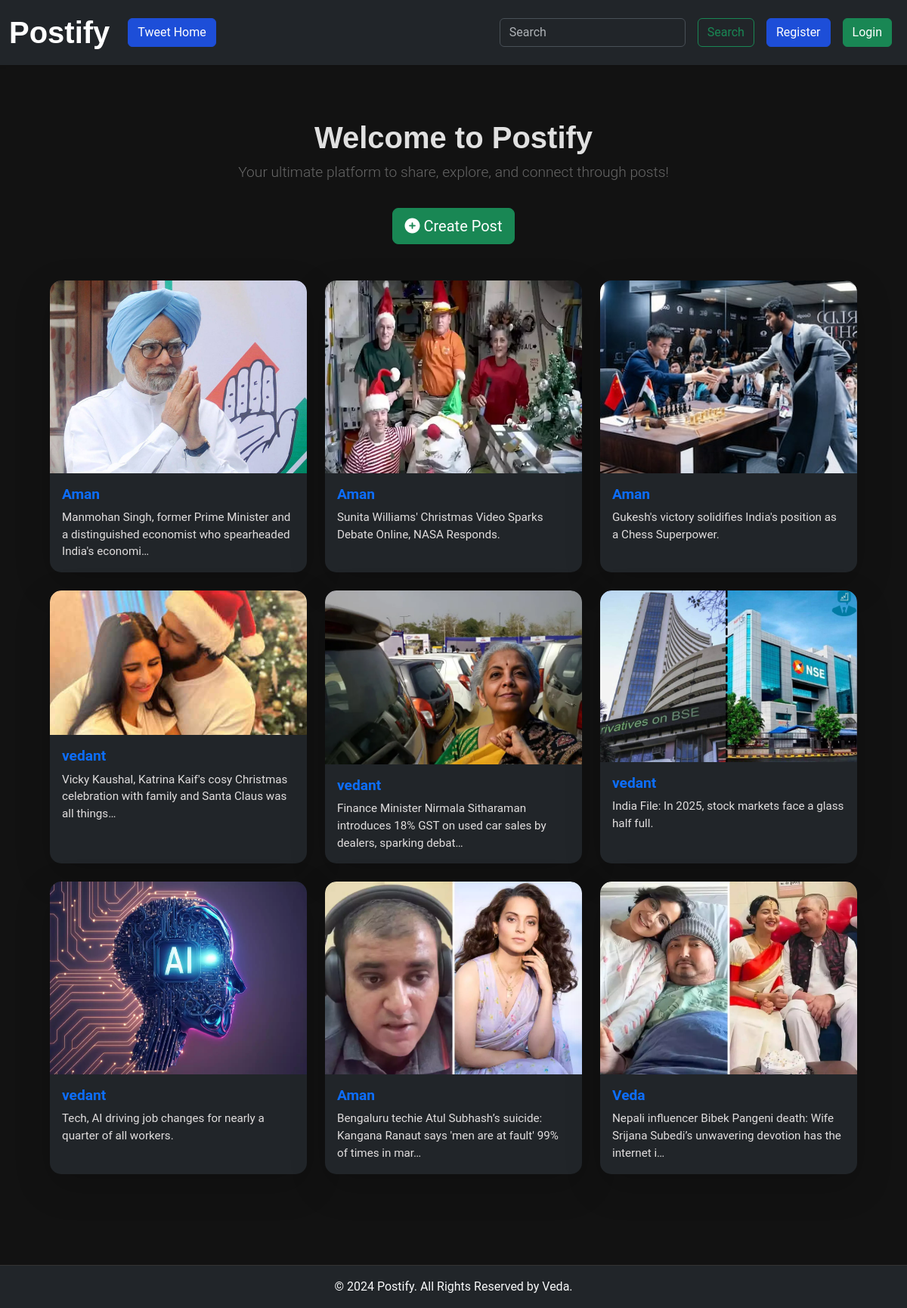
The page / on the database its author committed.
### Tweetapp/models.py (models this page shows, shortened)
class Tweet(models.Model):
    user = models.ForeignKey(User, on_delete= models.CASCADE)
    text = models.TextField(max_length=150)
    photo = models.ImageField(upload_to='photos/', blank=True, null=True)
    created_at = models.DateTimeField(auto_now_add=True)
    updated_at = models.DateTimeField(auto_now=True)

### Tweetapp/views.py (the view)
# urls.py: path('', views.tweet_list, name='tweet_list'),
def tweet_list(request):
    tweets = Tweet.objects.all().order_by('-created_at')
    return render(request, 'tweet_list.html', {'tweets': tweets})

### Tweetapp/templates/tweet_list.html (shortened to what this page needs)
{% extends "layout.html" %}
{% block content %}
<div class="container my-5">
    <div class="text-center mb-5">
        <h1 class="fw-bold text-gradient">Welcome to Postify</h1>
        <p class="lead">Your ultimate platform to share, explore, and connect through posts!</p>
        <a class="btn btn-success btn-lg mt-3" href="{% url 'tweet_create' %}">
            <i class="fas fa-plus-circle"></i> Create Post
        </a>
    </div>
    <div class="container mt-4">
      <div class="row row-cols-1 row-cols-sm-2 row-cols-md-3 g-4">
          {% for tweet in tweets %}
          <div class="col">
              <div class="card shadow-lg border-0 h-100">
                  {% if tweet.photo %}
                  <img src="{{ tweet.photo.url }}" class="card-img-top" alt="Post Image">
                  {% endif %}
                  <div class="card-body">
                      <h5 class="card-title text-primary">{{ tweet.user.username }}</h5>
                      <p class="card-text">{{ tweet.text|truncatechars:100 }}</p>
                  </div>
              </div>
          </div>
          {% endfor %}
      </div>
  </div>
</div>
{% endblock %}

### templates/layout.html (shortened to what this page needs)
{% load static %}
<!DOCTYPE html>
<html lang="en" data-bs-theme="dark">
<head>
    <link href="https://cdn.jsdelivr.net/npm/bootstrap@5.3.3/dist/css/bootstrap.min.css" rel="stylesheet">
    <link href="{% static 'Postify\static\css\styles.css' %}" rel="stylesheet">
</head>
<body>
  <nav class="navbar navbar-expand-lg navbar-dark bg-dark shadow-sm">
    <div class="container-fluid">
        <a class="navbar-brand fw-bold">Postify</a>
        <div class="collapse navbar-collapse" id="navbarNav">
            <ul class="navbar-nav me-auto mb-2 mb-lg-0">
                <li class="nav-item">
                    <a href="{% url 'tweet_list' %}" class="btn btn-primary mx-2">Tweet Home</a>
                </li>
            </ul>
            <form class="d-flex" role="search" method="get" action="{% url 'search_tweets' %}">
                <input class="form-control me-2" type="search" name="q" placeholder="Search" aria-label="Search">
                <button class="btn btn-outline-success mx-2" type="submit">Search</button>
            </form>
            <div class="d-flex align-items-center">
                {% if user.is_authenticated %}
                    <form method="post" action="{% url 'logout' %}">
                        {% csrf_token %}
                        <button class="btn btn-danger mx-2" type="submit"><i class="fas fa-sign-out-alt"></i> Logout</button>
                    </form>
                {% else %}
                    <a href="{% url 'register' %}" class="btn btn-primary mx-2">Register</a>
                    <a href="{% url 'login' %}" class="btn btn-success mx-2">Login</a>
                {% endif %}
            </div>
        </div>
    </div>
</nav>
    <div class="container py-4">
        {% block content %}{% endblock content %}
    </div>
    <footer class="text-center text-light py-3 bg-dark mt-5">
        <p class="mb-0">&copy; 2024 Postify. All Rights Reserved by Veda.</p>
    </footer>
</body>
</html>

### static/css/styles.css (style rules this page uses)
body { font-family: 'Roboto', sans-serif; background-color: #121212; color: #e0e0e0; }
footer { border-top: 1px solid #333; }
.fw-bold { font-family: 'Poppins', sans-serif; font-size: 2.5rem; }
.lead { font-size: 1.2rem; color: #666; }
.card { border-radius: 15px; overflow: hidden; }
.card-title { font-size: 1.2rem; font-weight: bold; color: #007bff; }
.card-text { font-size: 0.95rem; color: #e1dede; }
.btn-primary { background-color: #1d4ed8; border-color: #1d4ed8; }
.card-img-top { width: 100%; object-fit:contain; border-top-left-radius: 15px; border-top-right-radius: 15px; }

### rows shown on the page
Tweet: photo (picture), user.username "Aman", text "Manmohan Singh, former Prime Minister and a distinguished economist who spearheaded India's economi…"
Tweet: photo (picture), user.username "Aman", text "Sunita Williams' Christmas Video Sparks Debate Online, NASA Responds."
Tweet: photo (picture), user.username "Aman", text "Gukesh's victory solidifies India's position as a Chess Superpower."
Tweet: photo (picture), user.username "vedant", text "Vicky Kaushal, Katrina Kaif's cosy Christmas celebration with family and Santa Claus was all things…"
Tweet: photo (picture), user.username "vedant", text "Finance Minister Nirmala Sitharaman introduces 18% GST on used car sales by dealers, sparking debat…"
Tweet: photo (picture), user.username "vedant", text "India File: In 2025, stock markets face a glass half full."
Tweet: photo (picture), user.username "vedant", text "Tech, AI driving job changes for nearly a quarter of all workers."
Tweet: photo (picture), user.username "Aman", text "Bengaluru techie Atul Subhash’s suicide: Kangana Ranaut says 'men are at fault' 99% of times in mar…"
Tweet: photo (picture), user.username "Veda", text "Nepali influencer Bibek Pangeni death: Wife Srijana Subedi’s unwavering devotion has the internet i…"
